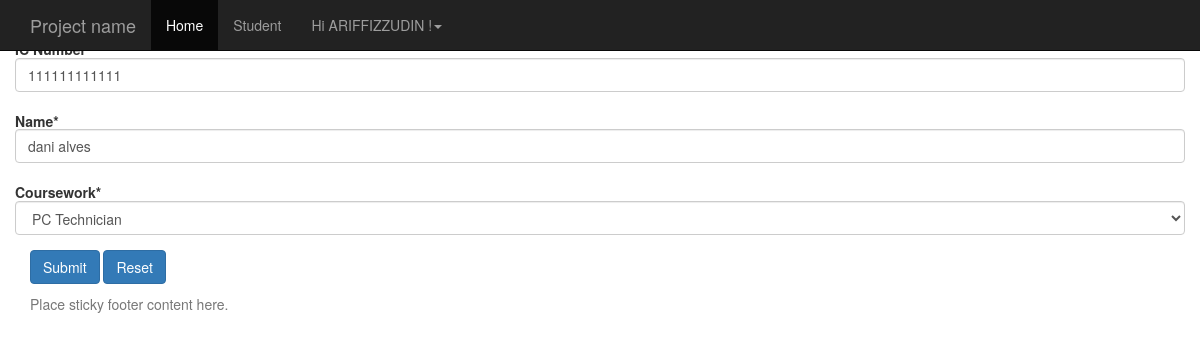
/1/edit (signed in), run on the app's committed database.
### student/models.py (models this page shows, shortened)
class Student(models.Model):
	PROGRAMMING = 'PR'
	NETWORKING = 'NT'
	PCTECH = 'PC'
	COURSE_CHOICES = (
		(PROGRAMMING,'Programming'),
		(NETWORKING,'Networking'),
		(PCTECH,'PC Technician'),
	)
	icnum = models.CharField('IC Number',max_length=12,unique=True,blank=False,null=False)
	name = models.CharField('name',max_length=300,blank=False,null=False)
	course = models.CharField('Coursework',max_length=2,choices=COURSE_CHOICES,default=PCTECH)
	createdby = models.ForeignKey('auth.User',on_delete=models.CASCADE)
	created_date = models.DateTimeField('Created Date',auto_now_add=True)

### student/views.py (the view)
# urls.py: url(r'^(?P<pk>\d+)/edit$', views.student_edit, name='student_edit'),
@login_required(login_url='/accounts/login/')
def student_edit(request,pk):
    student = get_object_or_404(Student, pk=pk)
    if request.method == "POST":
        form = StudentForm(request.POST,instance=student)
        if form.is_valid():
            student = form.save(commit=False)
            student.createdby = request.user
            student.save()
            messages.success(request, "Student record with ID: " + str(student.pk) + " has been updated! ")
            return redirect(reverse_lazy('student_detail',kwargs={'pk': student.pk }))
    else:
        form = StudentForm(instance=student)
    return render(request, 'student/student_edit.html', {'form': form})

### student/forms.py (shortened to what this page needs)
class StudentForm(forms.ModelForm):
    def __init__(self, *args, **kwargs):
        super(StudentForm, self).__init__(*args, **kwargs)
        self.helper = FormHelper(self)
        self.helper.form_class = 'form-horizontal'
        self.helper.layout.append(Submit('submit_change', 'Submit', css_class="btn-primary"))
        self.helper.layout.append(HTML('<a class="btn btn-primary" href={% url "student_home" %}>Reset</a>'))
    class Meta:
        model = Student
        fields = ('icnum', 'name', 'course',)

### templates/student/student_edit.html
{% extends 'base.html' %}
{% load crispy_forms_tags %}
{% block content %}
    <h5>Edit Student<h5>
    {% crispy form %}
{% endblock %}

### templates/base.html (shortened to what this page needs)
{% load static %}
{% load i18n %}
<!DOCTYPE html>
<html lang="en">
  <head>
    <link href="http://getbootstrap.com/docs/3.3/dist/css/bootstrap.min.css" rel="stylesheet">
    <link href="http://getbootstrap.com/docs/3.3/assets/css/ie10-viewport-bug-workaround.css" rel="stylesheet">
    <link href="http://getbootstrap.com/docs/3.3/examples/sticky-footer-navbar/sticky-footer-navbar.css" rel="stylesheet">
  </head>
  <body>
    {% block navbar %}
    <nav class="navbar navbar-inverse navbar-fixed-top">
      <div class="container">
        <div class="navbar-header">
          <a class="navbar-brand" href="#">Project name</a>
        </div>
        <div id="navbar" class="collapse navbar-collapse">
          <ul class="nav navbar-nav">
            {% block home_navbar %}<li class="active"><a href="/">Home</a></li>{% endblock %}
            {% block student_navbar %}<li><a href="{% url 'student_home' %}">Student</a></li>{% endblock %}
            {% block user_navbar %}
              {% if user.is_authenticated %}
                <li class="dropdown">
                  <a href="#" class="dropdown-toggle" data-toggle="dropdown" role="button" aria-haspopup="true" aria-expanded="false"></span> Hi {{ user.username }} !<span class="caret"></span></a>
                </li>
              {% else %}
                <li><a href="/accounts/login/">Sign In</a></li>
                <li><a href="/accounts/signup/">Sign Up</a></li>
              {% endif %}
            {% endblock %}
          </ul>
        </div>
      </div>
    </nav>
    {% endblock %}
    <div class="container">
      {% block content %}{% endblock %}
    </div>
    {% block footer %}
    <footer class="footer">
      <div class="container">
        <p class="text-muted">Place sticky footer content here.</p>
      </div>
    </footer>
    {% endblock %}
  </body>
</html>

### data on the page
Student: icnum "111111111111", name "dani alves", course "PC Technician"

### other printed values
{{ user.username }} "ARIFFIZZUDIN"
